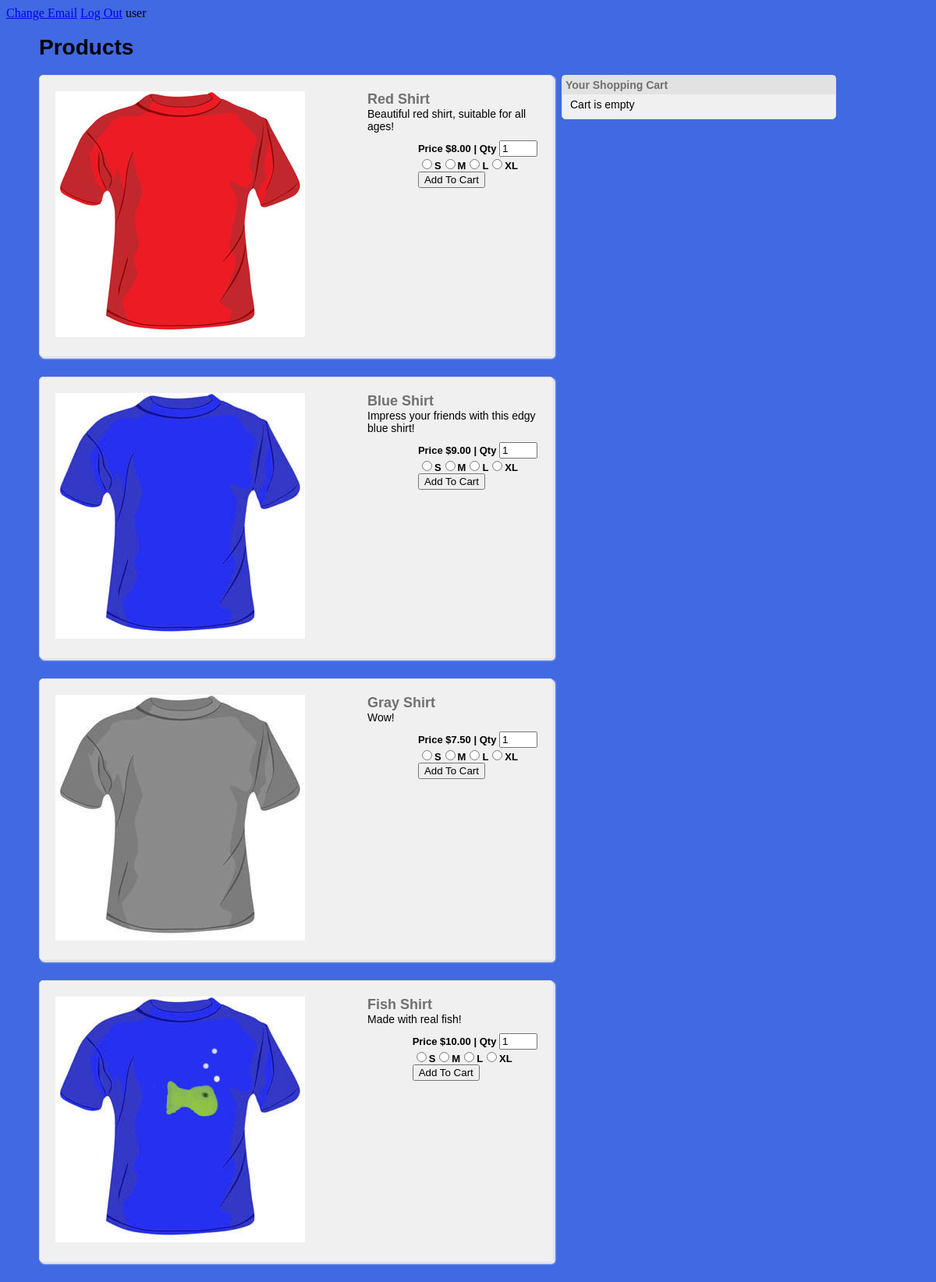
Page /user_home.php (signed in) on the committed database.
### tables this page shows
CREATE TABLE IF NOT EXISTS `products` (
`ID` int(60) NOT NULL,
  `code` varchar(60) NOT NULL,
  `name` varchar(60) NOT NULL,
  `desc` tinytext NOT NULL,
  `img` varchar(60) NOT NULL,
  `price` decimal(10,2) NOT NULL
);

### config.php (called while the page is built, shortened)
<?php
$currency = '$';
?>

### user_home.php (the view, shortened to what this page needs)
<?php
include_once("config.php");
?>
<!DOCTYPE html>
<html>
<head>
<link href="css/style2.css" rel="stylesheet" type="text/css">
</head>
<body>
<div id=”nav”>
      <a href="change_email.php">Change Email</a>
      <a href="index.php">Log Out</a>
      <?php
      echo $_SESSION['username'];
	  ?>
</div>
<div id="products-wrapper">
    <h1>Products</h1>
    <div class="products">
    <?php
	$current_url = 'user_home.php';
	$results = $mysqli->query("SELECT * FROM products ORDER BY id ASC");
    if ($results) {
        while($obj = $results->fetch_object())
        {
			echo '<div class="product">';
            echo '<form method="post" action="cart_update.php">';
			echo '<div class="product-thumb"><img src="images/'.$obj->img.'"></div>';
            echo '<div class="product-content"><h3>'.$obj->name.'</h3>';
            echo '<div class="product-desc">'.$obj->desc.'</div>';
            echo '<div class="product-info">';
			echo 'Price '.$currency.$obj->price.' | ';
            echo 'Qty <input type="text" name="product_qty" value="1" size="3" />';
            echo '<br><input type="radio" name="size" value="S">S';
            echo '<input type="radio" name="size" value="M">M';
            echo '<input type="radio" name="size" value="L">L';
            echo '<input type="radio" name="size" value="XL">XL';
			echo '<br><button class="add_to_cart">Add To Cart</button>';
			echo '</div></div>';
            echo '</form>';
            echo '</div>';
        }
    }
    ?>
    </div>
<div class="shopping-cart">
<h2>Your Shopping Cart</h2>
<?php
if(isset($_SESSION["products"]))
{
    $total = 0;
    $qtytotal = 0;
    $newtotal = 0;
    echo '<ol>';
    foreach ($_SESSION["products"] as $cart_itm)
    {
        echo '<li class="cart-itm">';
        echo '<span class="remove-itm"><a href="cart_update.php?removep='.$cart_itm["code"].'&return_url='.$current_url.'">&times;</a></span>';
        echo '<h3>'.$cart_itm["name"].'</h3>';
        echo '<div class="p-qty">Qty : '.$cart_itm["qty"].'</div>';
        echo '<div class="p-price">Price :'.$currency.$cart_itm["price"].'</div>';
        echo '</li>';
        $subtotal = ($cart_itm["price"]*$cart_itm["qty"]);
        $total = ($total + $subtotal);
        $qtytotal = $cart_itm["qty"];
        if ($qtytotal >= 50) {
            echo '<div class="discount-txt"> 15% off Applied!</div>';
            $newtotal = $total*.85;
        }
        else {
            $newtotal = $total;
        }
    }
    echo '</ol>';
	$_SESSION['shirts'] = $qtytotal;
	$_SESSION['cost'] = $newtotal;
    echo '<span class="check-out-txt"><strong>Total : '.$currency.number_format($newtotal, 2, '.', '').'</strong> <a href="shoppingCart.html">Check-out!</a></span>';
}else{
    echo 'Cart is empty';
}
?>
</div>
</div>
</body>
</html>

### css/style2.css (style rules this page uses)
body { background: #4169E1 ; font-family: 'Tangerine' ; }
#products-wrapper { width: 1100px; margin-right: auto; margin-left: auto; font: 14px Arial, Helvetica, sans-serif; }
.products { width: 60%; float:left; margin-right: 10px; }
.product { margin-bottom: 25px; height: 320px; background: #F0F0F0; padding: 20px; border: 1px solid #DDD; border-radius: 5px; box-shadow: 2px 2px 2px #F8F8F8; }
.product .product-thumb { float: left; height: 100px; width: 100px; margin-right: 300px; }
.product .product-content { overflow:hidden; }
.product .product-content h3 { font-size: 18px; margin: 0px; padding: 0px; color: #707070; }
.product .product-info { float: right; font-size: 13px; font-weight: bold; margin-top:10px; }
.shopping-cart { width: 30%; float:left; background: #F0F0F0; padding: 10px; border: 1px solid #DDD; border-radius: 5px; }
.shopping-cart h2 { background: #E2E2E2; padding: 4px; font-size: 14px; margin: -10px -10px 5px; color: #707070; }

### rows in the picture
products: img (picture), name "Red Shirt", desc "Beautiful red shirt, suitable for all ages!", price "8.00"
products: img (picture), name "Blue Shirt", desc "Impress your friends with this edgy blue shirt!", price "9.00"
products: img (picture), name "Gray Shirt", desc "Wow!", price "7.50"
products: img (picture), name "Fish Shirt", desc "Made with real fish!", price "10.00"

### other values in the picture
$_SESSION['username'] "user"
